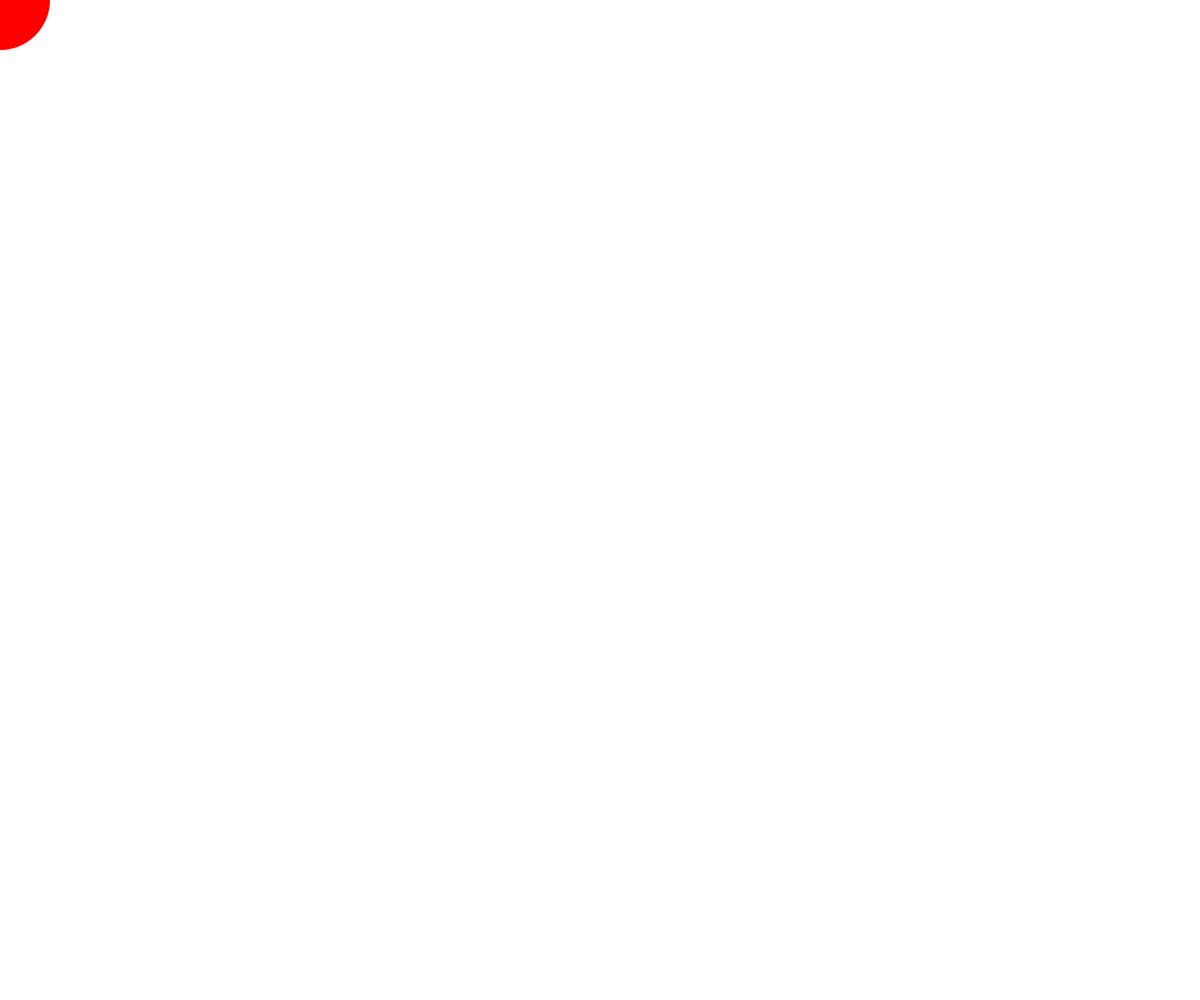
Frame 1 (no input)
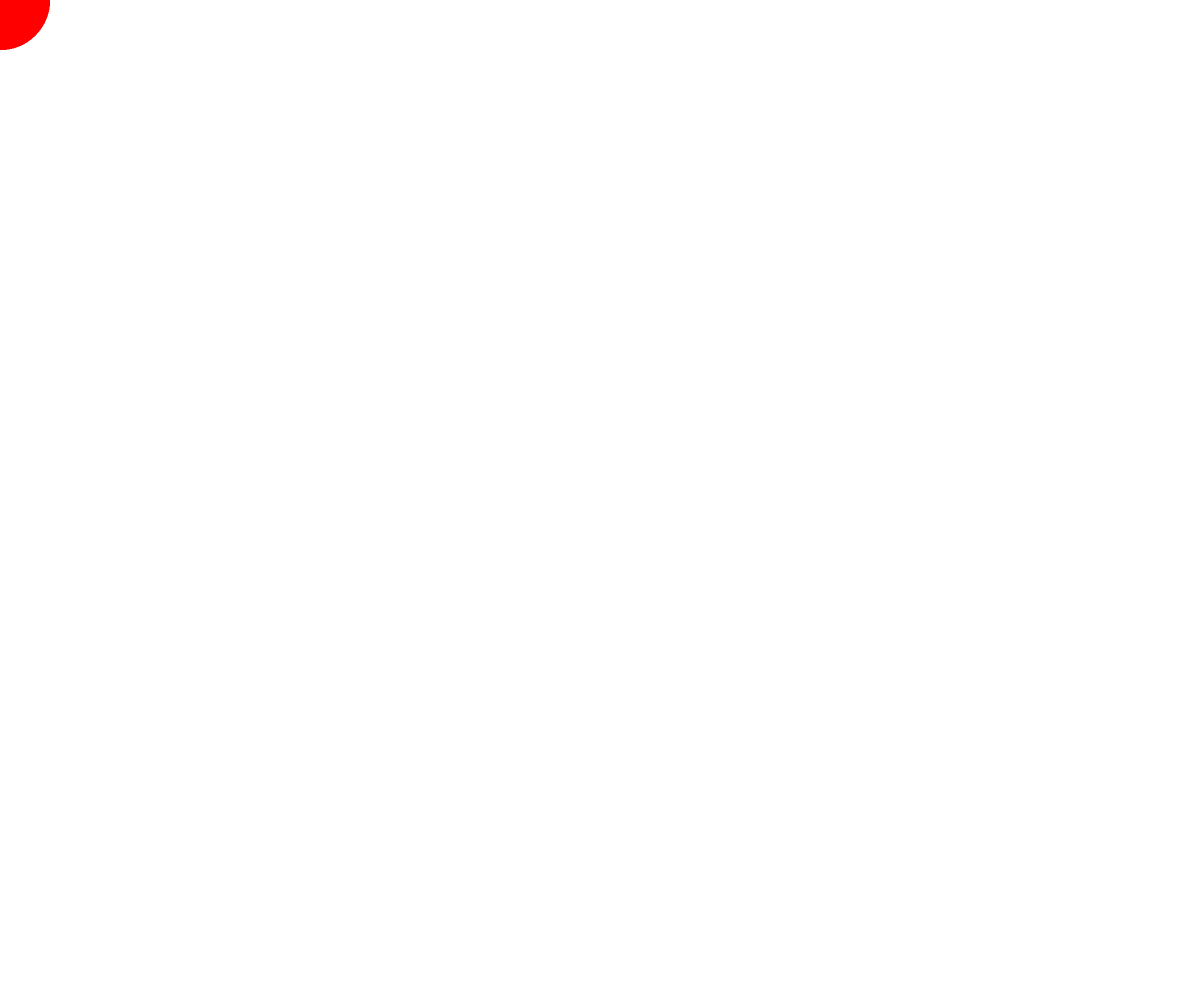
Frame 60 (no input)
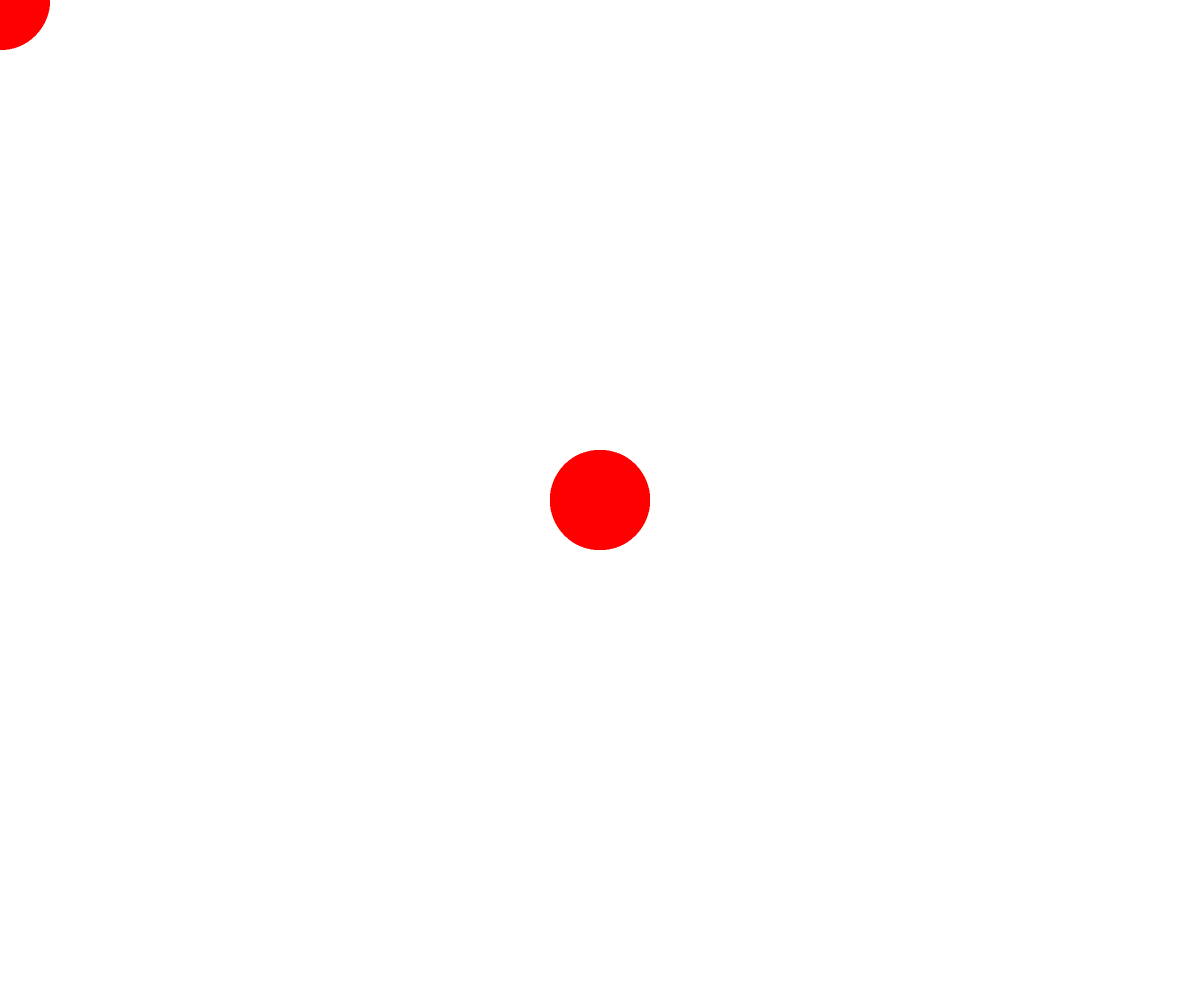
Frame 120 (the mouse pressed at the canvas centre since frame 60)

The p5.js sketch that drew these frames (run headless with seeded random() and noise() and a simulated clock; from frame 60 on, the mouse is pressed at the canvas centre):

// p5.js sketch
// ── sketch.js
let cells = [];
let minwidth = 50;
let square_size = minwidth;
let palette;

function random_color(){
  thecol = color(random(0,255),random(0,255),random(0,255));
  return thecol;
}

function reportsize(){
	resizeCanvas(windowWidth,windowHeight);
  init();
}

window.addEventListener('resize', reportsize);



function create_2d_array(x_len,y_len){
  arr = new Array(x_len);
  for (let i=0; i<arr.length; i++){
    arr[i] = new Array(y_len);
  }
  return arr;
}


function set_palette(){
  palette = [random_color(), random_color(), random_color(), random_color()]
}


function init(){
  ww = windowWidth;
  wh = windowHeight;

  minwidth = 50;
  large = Math.max(ww,wh);
  if (large/20 < minwidth) {
    square_size = large/20
  }
  else {
    square_size = minwidth
  }
  w_count = Math.round(ww/square_size)
  h_count = Math.round(wh/square_size)

  cells = create_2d_array(w_count, h_count)


  canvas = createCanvas(ww,wh);
  canvas.style('z-index','-1');
  canvas.position(0,0);
  noStroke();


}

function setup(){
  pixelDensity(2);
  init();
  noStroke();
}

function draw(){
  fill("red")
  circle(mouseX, mouseY, 100);
  // background(bg_color)
  // circle(mouseX,mouseY,100);
}

// ── puff.js
function puff(){}
